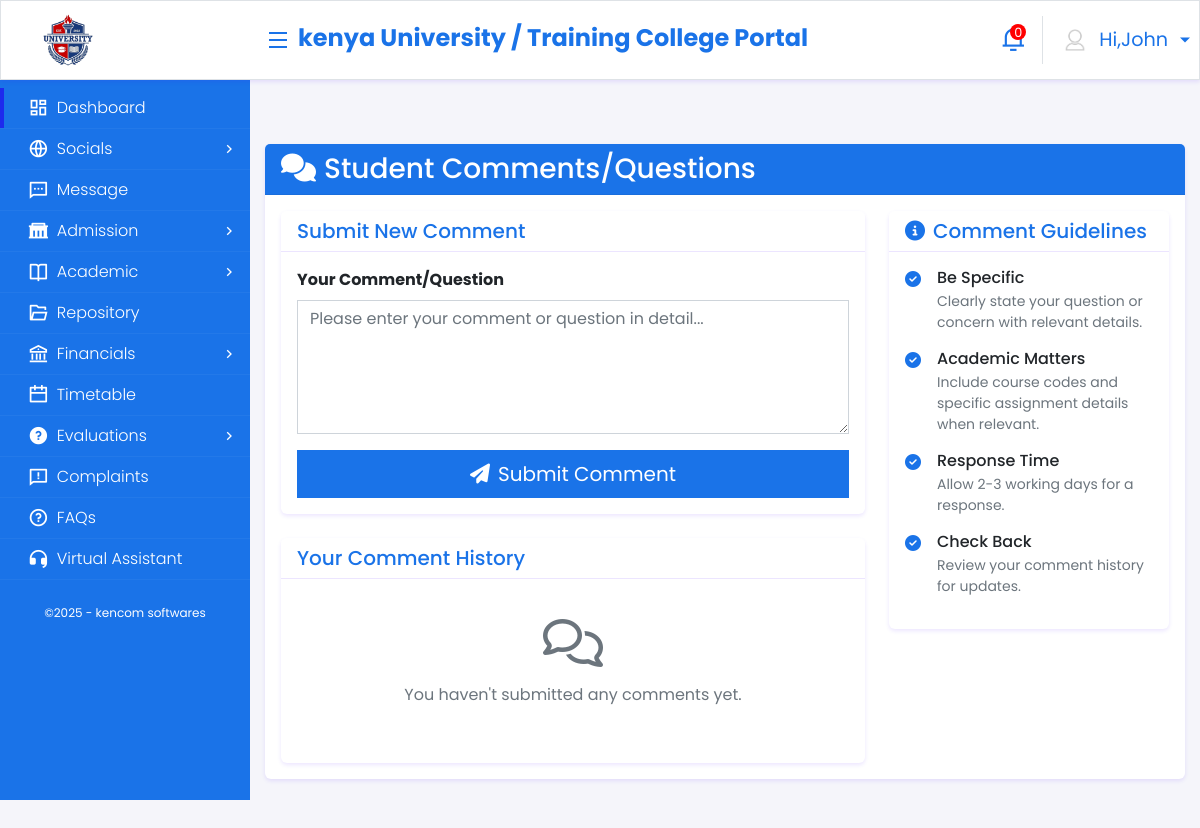
The app's page /comments/ (signed in), older data.
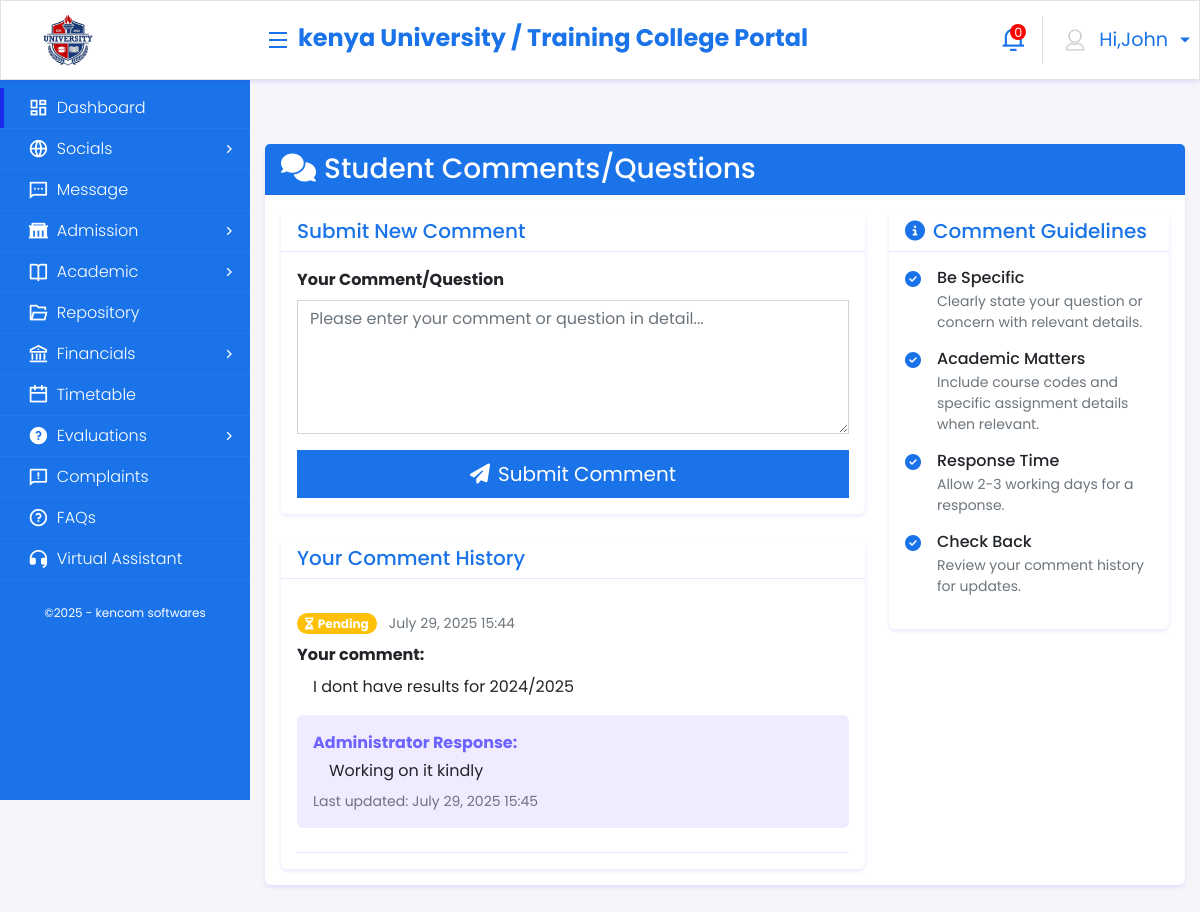
The same page, newer data.
### core_application/models.py (models this page shows, shortened)
class StudentComment(models.Model):
    student = models.ForeignKey(Student, on_delete=models.CASCADE, related_name='comments')
    comment = models.TextField()
    created_at = models.DateTimeField(auto_now_add=True)
    updated_at = models.DateTimeField(auto_now=True)
    is_resolved = models.BooleanField(default=False)
    admin_response = models.TextField(blank=True, null=True)
    responded_by = models.ForeignKey(User, on_delete=models.SET_NULL, null=True, blank=True, related_name='responded_comments')
    class Meta:
        ordering = ['-created_at']
        verbose_name = 'Student Comment'
        verbose_name_plural = 'Student Comments'

### core_application/views.py (the view)
# urls.py: path('comments/', views.student_comments, name='student_comments'),
@login_required
def student_comments(request):
    student = get_object_or_404(Student, user=request.user)
    if request.method == 'POST':
        form = StudentCommentForm(request.POST)
        if form.is_valid():
            comment = form.save(commit=False)
            comment.student = student
            comment.save()
            messages.success(request, 'Your comment has been submitted successfully!')
            return redirect('student_comments')
    else:
        form = StudentCommentForm()
    comments = StudentComment.objects.filter(student=student).order_by('-created_at')
    context = {
        'student': student,
        'form': form,
        'comments': comments,
    }
    return render(request, 'comments/comments.html', context)

### core_application/forms.py
class StudentCommentForm(forms.ModelForm):
    class Meta:
        model = StudentComment
        fields = ['comment']
        widgets = {
            'comment': forms.Textarea(attrs={
                'class': 'form-control',
                'rows': 4,
                'placeholder': 'Enter your comment or question here...'
            })
        }

### templates/comments/comments.html (shortened to what the changed rows need)
{% extends 'base.html' %}
{% block content %}
<div class="container-fluid py-5">
    <div class="row">
        <div class="col-12">
            <div class="card shadow-sm mb-5">
                <div class="card-body">
                    <div class="row">
                        <div class="col-md-8">
                            <div class="card border-0 shadow-sm">
                                <div class="card-body">
                                    {% if comments %}
                                        <div class="list-group list-group-flush">
                                            {% for comment in comments %}
                                            <div class="list-group-item list-group-item-action py-3 px-0 border-bottom">
                                                <div class="d-flex justify-content-between align-items-start mb-2">
                                                    <div>
                                                        <span class="badge bg-{% if comment.is_resolved %}success{% else %}warning{% endif %} rounded-pill me-2">
                                                            {% if comment.is_resolved %}
                                                            <i class="fas fa-check-circle me-1"></i>Resolved
                                                            {% else %}
                                                            <i class="fas fa-hourglass-half me-1"></i>Pending
                                                            {% endif %}
                                                        </span>
                                                        <small class="text-muted">{{ comment.created_at|date:"F j, Y H:i" }}</small>
                                                    </div>
                                                </div>
                                                <div class="mb-3">
                                                    <p class="mb-2 fw-bold">Your comment:</p>
                                                    <p class="mb-0 ps-3">{{ comment.comment }}</p>
                                                </div>
                                                {% if comment.admin_response %}
                                                <div class="bg-light p-3 rounded mb-2">
                                                    <p class="mb-1 fw-bold text-success">Administrator Response:</p>
                                                    <p class="mb-0 ps-3">{{ comment.admin_response }}</p>
                                                    <small class="text-muted d-block mt-2">
                                                        Last updated: {{ comment.updated_at|date:"F j, Y H:i" }}
                                                    </small>
                                                </div>
                                                {% endif %}
                                            </div>
                                            {% endfor %}
                                        </div>
                                    {% else %}
                                        <div class="text-center py-4">
                                            <i class="far fa-comments fa-3x text-muted mb-3"></i>
                                            <p class="text-muted">You haven't submitted any comments yet.</p>
                                        </div>
                                    {% endif %}
                                </div>
                            </div>
                        </div>
                    </div>
                </div>
            </div>
        </div>
    </div>
</div>
{% endblock %}

Row changes from the older to the newer data that the page shows:
added StudentComment: is_resolved False (drawn), created_at "July 29, 2025 15:44", comment "I dont have results for 2024/2025", admin_response "Working on it kindly", updated_at "July 29, 2025 15:45"
Text that changed along with them:
text no longer shown: "You haven't submitted any comments yet."
